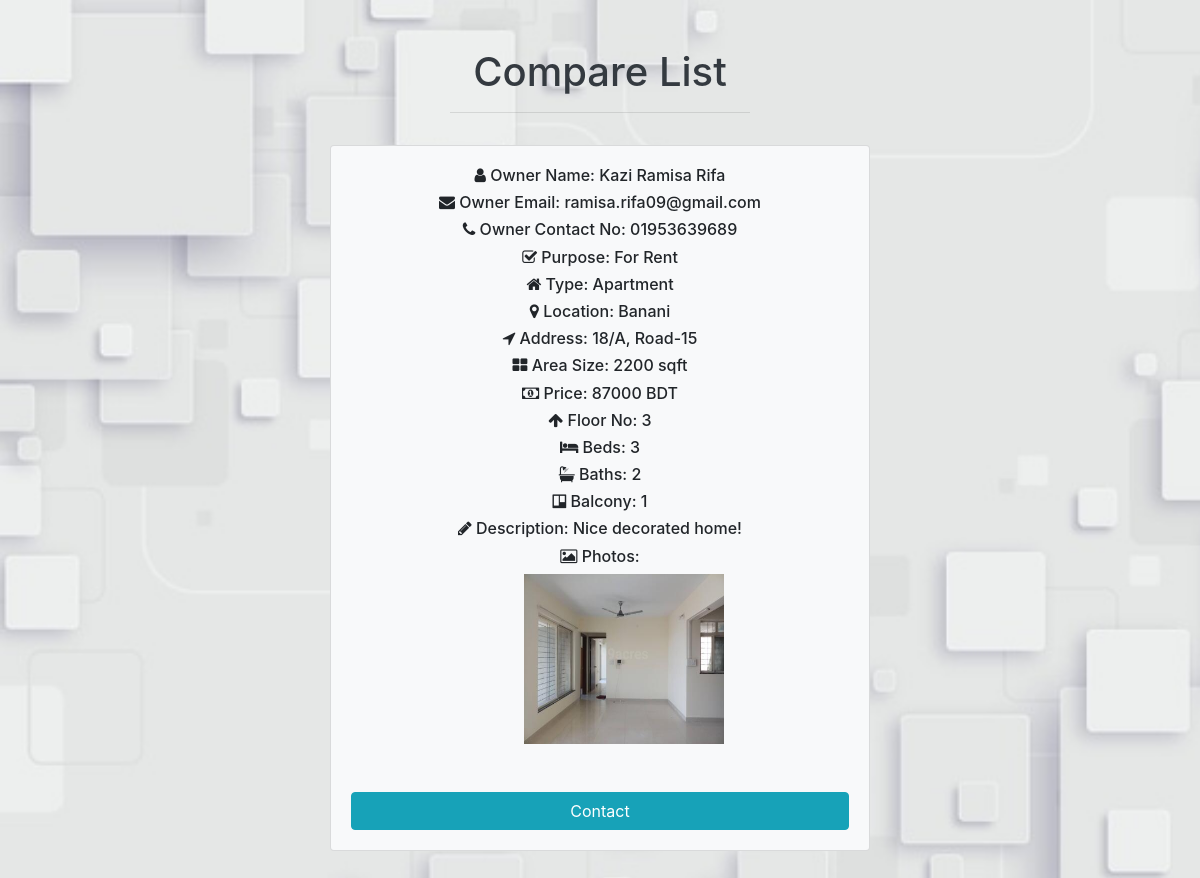
Screenshot of /compare_list_house.php (signed in) with the database file from the repository.
### tables this page shows
CREATE TABLE `houses` (
  `id` int(6) NOT NULL,
  `user_id` int(6) NOT NULL,
  `owner_name` varchar(255) NOT NULL,
  `owner_email` varchar(255) NOT NULL,
  `owner_contact` varchar(255) NOT NULL,
  `purpose` varchar(255) NOT NULL,
  `type` varchar(255) NOT NULL,
  `location` varchar(255) NOT NULL,
  `address` varchar(255) NOT NULL,
  `area_size` varchar(255) NOT NULL,
  `price` varchar(255) NOT NULL,
  `floor_no` varchar(255) NOT NULL,
  `beds` int(5) NOT NULL,
  `baths` int(5) NOT NULL,
  `balcony` int(5) NOT NULL,
  `description` text NOT NULL,
  `tier` varchar(255) NOT NULL
);

CREATE TABLE `house_image` (
  `house_id` int(6) NOT NULL,
  `image` varchar(255) NOT NULL
);

### compare_list_house.php (the view, shortened to what this page needs)
<?php
include 'connection.php';
$userid = $_SESSION['userid'];
$sql = "SELECT house_id FROM compare_list WHERE user_id='$userid' ORDER BY id DESC LIMIT 2 ";
$result = mysqli_query($conn, $sql);
?>
<!DOCTYPE html>
<html lang="en" dir="ltr">
  <head>
    <link rel="stylesheet" href="https://maxcdn.bootstrapcdn.com/bootstrap/4.5.2/css/bootstrap.min.css">
    <link href="//maxcdn.bootstrapcdn.com/bootstrap/4.0.0/css/bootstrap.min.css" rel="stylesheet" id="bootstrap-css">
    <link rel="stylesheet" href="https://cdnjs.cloudflare.com/ajax/libs/font-awesome/4.7.0/css/font-awesome.min.css">
   </head>
<body>
   <h1 class="text-center text-dark text-capitalize pt-5">Compare List</h1>
                <hr class="w-25 pt-3">
   <div class="container">
    <div class="row mb-5">
    <?php
               while($row = mysqli_fetch_assoc($result)){
                $house_id = $row['house_id'];
                $house_sql = "SELECT * FROM houses WHERE id='$house_id'";
                $house_result = mysqli_query($conn, $house_sql);
                while ($house = mysqli_fetch_assoc($house_result)) {
            ?>
        <div class="col-lg-6 col-lg-6 mx-auto">
        <div class="card-group">
            <div class="card bg-light">
                <div class="card-body text-center">
                <h6><i class="fa fa-user"></i> Owner Name: <?php echo $house['owner_name']; ?></h6>
                            <h6><i class="fa fa-envelope"></i> Owner Email: <?php echo $house['owner_email']; ?></h6>
                            <h6><i class="fa fa-phone"></i> Owner Contact No: <?php echo $house['owner_contact']; ?></h6>
                            <h6><i class="fa fa-check-square-o"></i> Purpose: <?php echo $house['purpose']; ?></h6>
                            <h6><i class="fa fa-home"></i> Type: <?php echo $house['type']; ?></h6>
                            <h6><i class="fa fa-map-marker"></i> Location: <?php echo $house['location']; ?></h6>
                            <h6><i class="fa fa-location-arrow"></i> Address: <?php echo $house['address']; ?></h6>
                            <h6><i class="fa fa-th-large"></i> Area Size: <?php echo $house['area_size']; ?> sqft</h6>
                            <h6><i class="fa fa-money"></i> Price: <?php echo $house['price']; ?> BDT</h6>
                            <h6><i class="fa fa-arrow-up"></i> Floor No: <?php echo $house['floor_no']; ?></h6>
                            <h6><i class="fa fa-bed"></i> Beds: <?php echo $house['beds']; ?></h6>
                            <h6><i class="fa fa-bath"></i> Baths: <?php echo $house['baths']; ?></h6>
                            <h6><i class="fa fa-trello"></i> Balcony: <?php echo $house['balcony']; ?></h6>
                            <h6><i class="fa fa-pencil"></i> Description: <?php echo $house['description']; ?></h6>
                            <h6><i class="fa fa-picture-o"></i> Photos:</h6>
                            <?php
                            $dbid = $house['id'];
                            $sql = "SELECT image
                            FROM house_image
                            WHERE house_id='$dbid'";
                            $result1 = mysqli_query($conn,$sql);
                            $rows_img = mysqli_fetch_array($result1);
                        ?>
                            <img src="assets/uploads/<?php echo $rows_img['image']; ?>" alt="Generic placeholder image" width="200" class="ml-lg-5 order-1 order-lg-2">
                            <div class="row mt-5">
                                <div class="col-md-12">
                                    <button type="submit" onclick="window.location = 'contact_owner.php?id=<?php echo $dbid ?>';" class="btn btn-info btn-block"> Contact  </button>
                                </div>
                            </div>
                </div>
            </div>
        </div>
        </div>
        <?php } }?>
    </div>
</div>
</body>
</html>

### compare_list_house.php (style rules this page uses)
body { background-image: url('assets/image/ambulancesigncover.jpg'); background-repeat: no-repeat; background-attachment: fixed; background-size: cover; }
img { height: 170px; width: 200px }

### rows the page displays
houses: owner_name "Kazi Ramisa Rifa", owner_email "ramisa.rifa09@gmail.com", owner_contact "01953639689", purpose "For Rent", type "Apartment", location "Banani", address "18/A, Road-15", area_size "2200", price "87000", floor_no "3", beds "3", baths "2", balcony "1", description "Nice decorated home!", house_image.image (picture)
